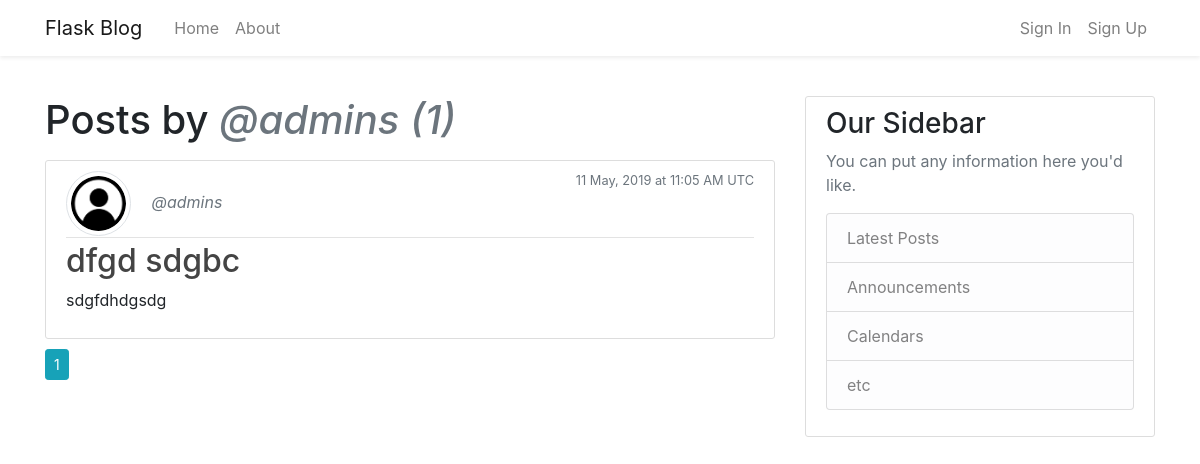
Page /user/admins on the earlier database version.
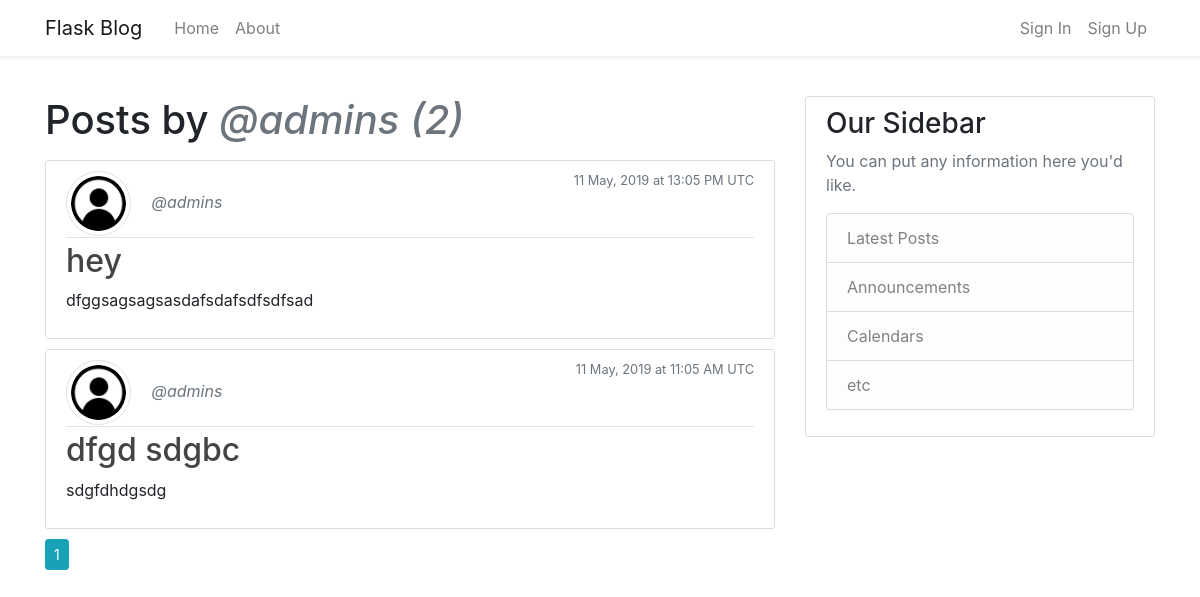
Same page on the later database version.
### flask_blog/models.py (models this page shows, shortened)
class Post(db.Model):
    id = db.Column(db.Integer, primary_key = True)
    title = db.Column(db.String(100), nullable = False)
    date_posted = db.Column(db.DateTime, nullable = False, default = datetime.utcnow)
    content = db.Column(db.Text, nullable = False)
    user_id = db.Column(db.Integer, db.ForeignKey('user.id'), nullable = False)

class User(db.Model, UserMixin):
    id = db.Column(db.Integer, primary_key = True)
    username = db.Column(db.String(20), unique = True, nullable = False)
    email = db.Column(db.String(120), unique = True, nullable = False)
    image_file = db.Column(db.String(20), nullable = False, default = 'default.png')
    password = db.Column(db.String(60), nullable = False)
    posts = db.relationship('Post', backref = 'author', lazy = True)

### flask_blog/users/routes.py (the view)
@users.route("/user/<string:username>")
def user_posts(username):
    page = request.args.get('page', 1, type=int)
    user = User.query.filter_by(username=username).first_or_404()
    posts = Post.query.filter_by(author=user)\
        .order_by(Post.date_posted.desc())\
        .paginate(page=page, per_page=2)
    return render_template('user_posts.html', posts=posts, user=user)

### flask_blog/templates/user_posts.html
{% extends 'layout.html' %}
{% block content %}
    <h1 class="mb-3">Posts by <span class="text-muted font-italic">@{{ user.username }} ({{ posts.total }})</span></h1>
    {% for post in posts.items %}
        <article class="media content-section">
            <div class="media-body">
                <div class="article-metadata">
                    <img class="rounded-circle article-img img-thumbnail" src="{{ url_for('static', filename = 'images/' + post.author.image_file) }}">
                    <a class="mr-2 text-muted font-italic" href="{{ url_for('users.user_posts', username = post.author.username) }}">@{{ post.author.username }}</a>
                    <small class="text-muted float-right">{{ post.date_posted.strftime('%d %B, %Y at %H:%m %p UTC') }}</small>
                </div>
                <h2><a class="article-title" href="{{ url_for('posts.post', post_id = post.id) }}">{{ post.title }}</a></h2>
                <p class="article-content">{{ post.content }}</p>
            </div>
        </article>
    {% endfor %}
    {% for page_num in posts.iter_pages(left_edge=1, right_edge=1, left_current=1, right_current=2) %}
        {% if page_num %}
            {% if posts.page == page_num %}
                <a class="btn btn-sm btn-info mb-4" href="{{ url_for('users.user_posts', username=user.username , page=page_num) }}">{{ page_num }}</a>
            {% else %}
                <a class="btn btn-sm btn-outline-info mb-4" href="{{ url_for('users.user_posts', username=user.username, page = page_num) }}">{{ page_num }}</a>
            {% endif %}
        {% else %}
            ...
        {% endif %}
    {% endfor %}
{% endblock content %}

Differences in the rows shown:
added Post: image_file (placeholder picture), author.username "admins", date_posted "11 May, 2019 at 13:05 PM UTC", title "hey", content "dfggsagsagsasdafsdafsdfsdfsad"
Other differences:
{{ posts.total }}: "1" → "2"
